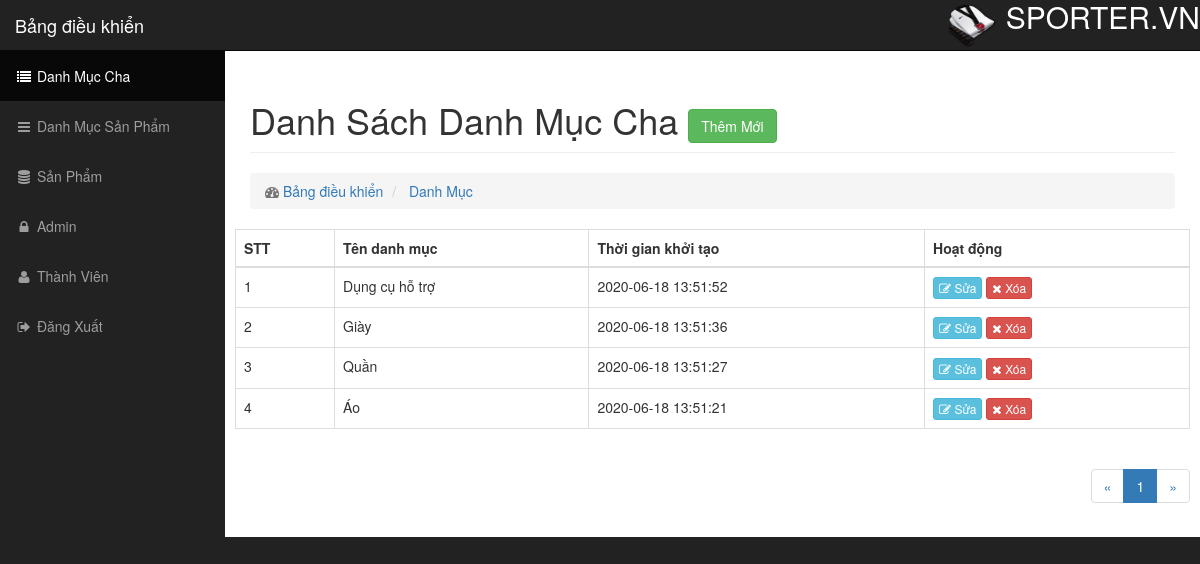
The app's page /Web/admin/modules/category_parent/index.php with its own data.
### tables this page shows
CREATE TABLE `category_parent` (
  `id` int(11) NOT NULL,
  `name` varchar(100) DEFAULT NULL,
  `slug` varchar(100) DEFAULT NULL,
  `banner` varchar(100) DEFAULT NULL,
  `status` tinyint(4) DEFAULT 1,
  `created_at` timestamp NULL DEFAULT current_timestamp(),
  `updated_at` timestamp NULL DEFAULT current_timestamp() ON UPDATE current_timestamp()
);

### Web/libraries/database.php (called while the page is built, shortened)
<?php
class Database
{
    public $link;
    public function __construct()
    {
        $this->link = mysqli_connect("localhost","root","","DoAnWeb") or die ();
        mysqli_set_charset($this->link,"utf8");
    }
    public function countTable($table)
    {
        $sql = "SELECT id FROM  {$table}";
        $result = mysqli_query($this->link, $sql) or die("Lỗi Truy Vấn countTable----" .mysqli_error($this->link));
        $num = mysqli_num_rows($result);
        return $num;
    }
     public function fetchAll($table)
    {
        $sql = "SELECT * FROM {$table} WHERE 1" ;
        $result = mysqli_query($this->link,$sql) or die("Lỗi Truy Vấn fetchAll " .mysqli_error($this->link));
        $data = [];
        if( $result)
        {
            while ($num = mysqli_fetch_assoc($result))
            {
                $data[] = $num;
            }
        }
        return $data;
    }
     public  function fetchJone($table,$sql ,$page = 0,$row ,$pagi = false )
    {
        $data = [];
        if ($pagi == true )
        {
            $total = $this->countTable($table);
            $sotrang = ceil($total / $row);
            $start = ($page - 1 ) * $row ;
            $sql .= " LIMIT $start,$row";
            $data = [ "page" => $sotrang];
            $result = mysqli_query($this->link,$sql) or die("Lỗi truy vấn fetchJone ---- " .mysqli_error($this->link));
        }
        else
        {
            $result = mysqli_query($this->link,$sql) or die("Lỗi truy vấn fetchJone ---- " .mysqli_error($this->link));
        }
        if($result)
        {
            while ($num = mysqli_fetch_assoc($result))
            {
                $data[] = $num;
            }
        }
        return $data;
    }
}
?>

### Web/admin/autoload/autoload.php (called while the page is built, shortened)
<?php
include_once __DIR__. "/../../libraries/database.php";
$db = new Database;
?>

### Web/admin/modules/category_parent/index.php (the view, shortened to what this page needs)
<?php
    include_once __DIR__."/../../autoload/autoload.php";
    $category_parent = $db->fetchAll("category_parent");
    if(isset($_GET['page']))
    {
        $pag = $_GET['page'];
    }
    else
    {
        $pag = 1;
    }
    $sql = "SELECT category_parent.* FROM category_parent ORDER BY ID DESC";
    $category_parent = $db->fetchJone('category_parent', $sql, $pag, 10, true);
    if(isset($category_parent['page']))
    {
        $sotrang = $category_parent['page'];
        unset($category_parent['page']);
    }
?>
<?php include_once __DIR__."/../../layouts/header.php"; ?>
    <div class="row">
        <div class="col-lg-12">
            <h1 class="page-header">
                Danh Sách Danh Mục Cha
                <a href="add.php" class="btn btn-success">Thêm Mới</a>
            </h1>
            <ol class="breadcrumb">
                <li class="active">
                    <i class="fa fa-dashboard"></i>
                    <a href="index.php">Bảng điều khiển</a>
                </li>
                <li class="active">
                    <a href="">Danh Mục</a>
                </li>
            </ol >
        </div>
    </div>
    <div class="row">
        <div class="col md 12">
            <table class="table table-bordered table-hover">
                <thead>
                    <tr>
                        <th>STT</th>
                        <th>Tên danh mục</th>
                        <th>Thời gian khởi tạo</th>
                        <th>Hoạt động</th>
                    </tr>
                </thead>
                <tbody>
                    <?php $stt = 1; foreach($category_parent as $item): ?>
                    <tr>
                        <td><?php echo $stt ?></td>
                        <td><?php echo $item['name'] ?></td>
                        <td><?php echo $item['created_at'] ?></td>
                        <td>
                            <a class="btn btn-xs btn-info" href="edit.php?id=<?php echo $item['id']?>"> <i class="fa fa-edit"></i> Sửa</a>
                            <a class="btn btn-xs btn-danger" href="delete.php?id=<?php echo $item['id']?>"> <i class="fa fa-times"></i> Xóa</a>
                        </td>
                    </tr>
                    <?php $stt++; endforeach; ?>
                </tbody>
            </table>
            <div>
                <div class="pull-right">
                    <nav aria-label="Page navigation clearfix" >
                        <ul class="pagination">
                            <li>
                                <a class="page-link" href="?page=<?php if($pag > 1){ echo ($pag-1); } else{ echo $pag;} ?>" tabindex="-1" aria-label="Previous">
                                    <span aria-hidden="true">&laquo;</span>
                                </a>
                            </li>
                            <?php for($i = 1; $i <= $sotrang; $i++) : ?>
                                <?php
                                if(isset($_GET['page']))
                                {
                                    $pag = $_GET['page'];
                                }
                                else
                                {
                                    $pag = 1;
                                }
                                ?>
                            <li class="<?php echo ($i == $pag) ? 'active' : '' ?>">
                                <a href="?page=<?php echo $i ;?>"><?php echo $i; ?></a>
                            </li>
                            <?php endfor; ?>
                            <li>
                                <a href="?page=<?php if($pag <= $sotrang-1){ echo ($pag+1); } else{ echo $pag;} ?>" aria-label="Next">
                                    <span aria-hidden="true">&raquo;</span>
                                </a>
                            </li>
                        </ul>
                    </nav>
                </div>
            </div>
        </div>
    </div>
<?php include_once __DIR__."/../../layouts/footer.php"; ?>

### Web/public/admin/css/sb-admin.css (style rules this page uses)
body { margin-top: 100px; background-color: #222; }
@media (min-width:768px) { body { margin-top: 50px; } }

### records on screen
category_parent: name "Dụng cụ hỗ trợ", created_at "2020-06-18 13:51:52"
category_parent: name "Giày", created_at "2020-06-18 13:51:36"
category_parent: name "Quần", created_at "2020-06-18 13:51:27"
category_parent: name "Áo", created_at "2020-06-18 13:51:21"
